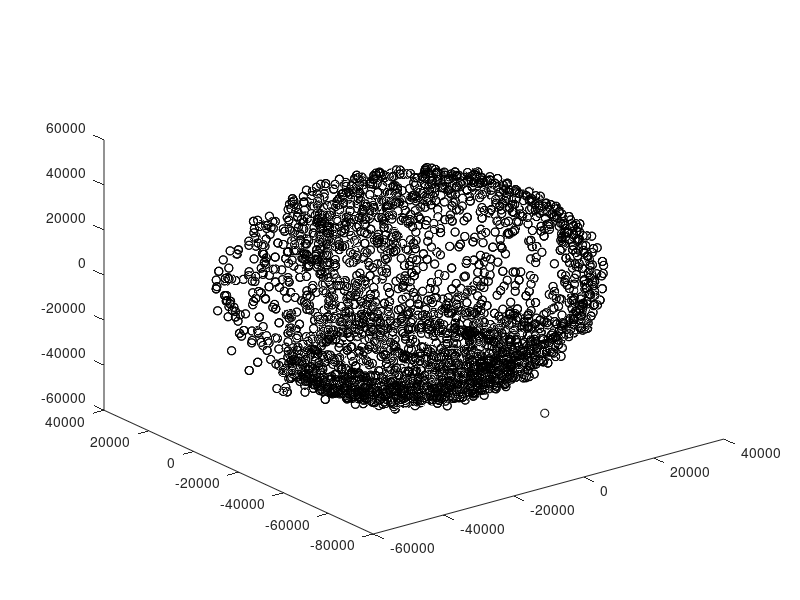

The MATLAB source for this figure: (Note: this script raises an error after producing the figure.)
clear all;
clc;

fID = fopen('Test.txt','r');
data = fscanf(fID,'%f\t%f\t%f',[3,inf]);
fclose(fID);
dx=data(1,:)';
dy=data(2,:)';
dz=data(3,:)';
plot3(dx,dy,dz,'ko')

max_lim = 75000;


n=size(dx,1);
D=[dx.*dx, dy.*dy,  dz.*dz, 2.*dy.*dz, 2.*dx.*dz, 2.*dx.*dy, ...
        2.*dx, 2.*dy, 2.*dz, ones(n,1)]';

v=liFit(D*D');
a=max_lim;  b=max_lim;  c=max_lim;
nStep=20;
stepA=a/nStep; stepB=b/nStep; stepC=c/nStep;
[x, y, z]=meshgrid(-a:stepA:a, -b:stepB:b, -c:stepC:c);

SolidObj=v(1)*x.*x+v(2)* y.*y+v(3)*z.*z+ 2*v(4)*y.*z + 2*v(5)*x.*z + 2*v(6)*x.*y...
    + 2*v(7)*x + 2*v(8)*y + 2*v(9)*z + v(10)* ones(size(x));

p = patch(isosurface(x,y,z,SolidObj, 0.0));
isonormals(x,y,z,SolidObj, p);
set(p, 'FaceColor', 'r', 'EdgeColor', 'none');
daspect([1 1 1]);
view(3);
camlight ;
lighting phong;

A=[v(1),v(6),v(5);v(6),v(2),v(4);v(5),v(4),v(3);];
%pcomp=[(-v(7)),(-v(8)),(-v(9)) ]';
p=inv(A)*[(-v(7)),(-v(8)),(-v(9)) ]';

C=p'*A*p-v(10);


[V,Diag] = eig(A);
cons=2;
temp=A-[Diag(cons,cons) ,0 ,0;0 ,Diag(cons,cons) ,0; 0 ,0 ,Diag(cons,cons)];

temp2=temp*V(:,cons);



